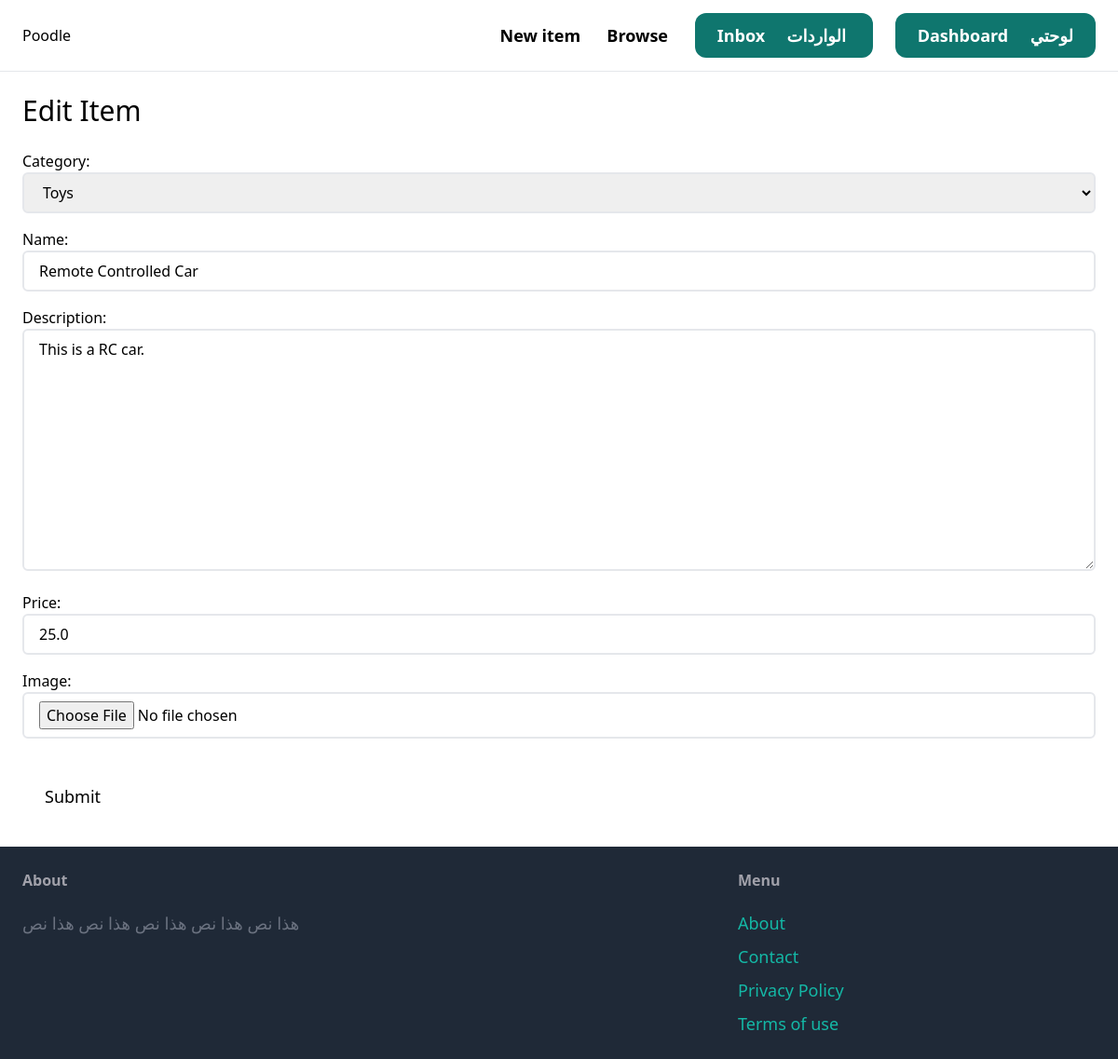
Page /items/1/edit/ (signed in) on the committed database.
### item/models.py (models this page shows, shortened)
class Item(models.Model):
    category = models.ForeignKey(Category, related_name='items', on_delete=models.CASCADE)
    name = models.CharField(max_length=255)
    description = models.TextField(blank=True, null=True)
    price = models.FloatField()
    image = models.ImageField(upload_to='item_images', blank=True, null=True)
    is_sold = models.BooleanField(default=False)
    created_by = models.ForeignKey(User, related_name='items', on_delete=models.CASCADE)
    created_at = models.DateTimeField(auto_now_add=True)

class Category(models.Model):
    name = models.CharField(max_length=255)
    class Meta:
        ordering = ('name', )
        verbose_name_plural = 'Categories'
    def __str__(self):
        return self.name

### item/views.py (the view)
# urls.py: path('<int:pk>/edit/', views.edit, name='edit'),
@login_required
def edit(request, pk):
    item = get_object_or_404(Item, pk=pk, created_by=request.user)
    if request.method == 'POST':
        form=EditItemForm(request.POST, request.FILES, instance=item)
        if form.is_valid():
            form.save()
            return redirect('item:detail', pk=item.id)
    else:
        form = NewItemForm(instance=item)
    return render(request, 'item/form.html', {
        'form': form,
        'title': 'Edit Item'
        })

### item/forms.py
class NewItemForm(forms.ModelForm):
    class Meta:
        model = Item
        fields = ('category','name', 'description', 'price', 'image', )
        widgets = {
            'category': forms.Select(attrs={
                'class': INPUT_CLASSES
            }),
            'name': forms.TextInput(attrs={
                'class': INPUT_CLASSES
            }),
            'description': forms.Textarea(attrs={
                'class': INPUT_CLASSES
            }),
            'price': forms.TextInput(attrs={
                'class': INPUT_CLASSES
            }),
            'image': forms.FileInput(attrs={
                'class': INPUT_CLASSES
            }),
        }

### item/templates/item/form.html (shortened to what this page needs)
{% extends 'core/base.html' %}
{% block content %}
<h1 class="mb-6 text-3xl">{{ title }} </h1>
<form method="post" action="." enctype="multipart/form-data">
  <div class="space-y-4">
    {{ form.as_p }}
    </div>
              <button class="mt-8 py-4 px-6 text-lg bg-cyan500 hover:bg-cyan-700 rounded-xl text-:white">Submit</button>
</form>
{% endblock %}

### rows in the picture
Item: category "Toys", description "This is a RC car.", price "25.0"
Category: name "Remote Controlled Car"

### other values in the picture
{{ title }} "Edit Item"
